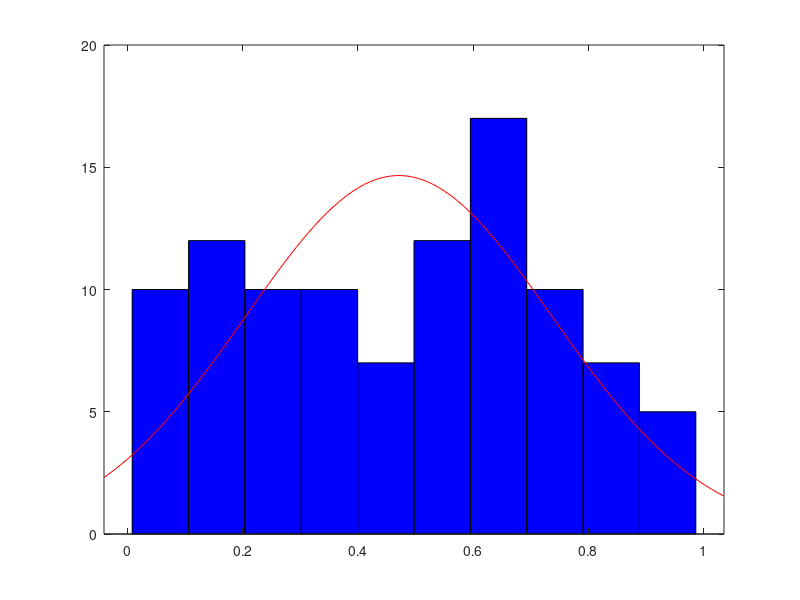
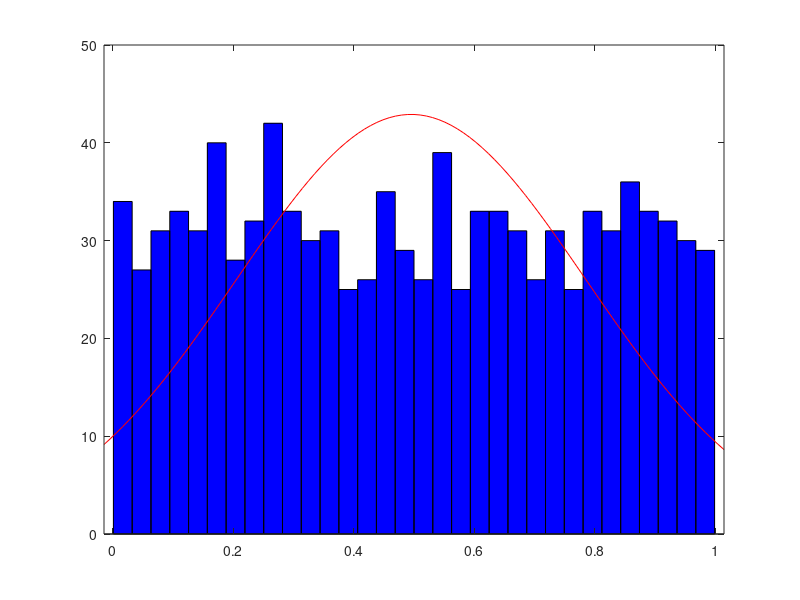
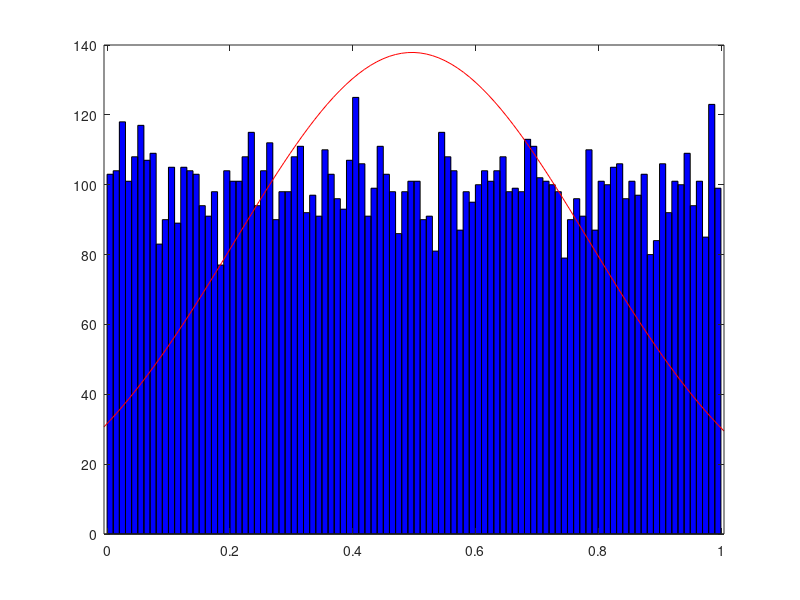
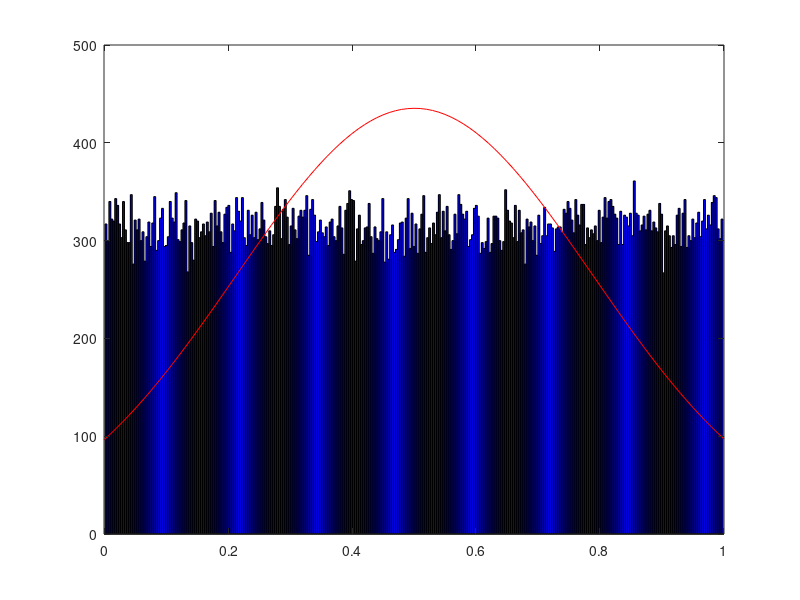

The MATLAB source for these figures, in order:
clear
sam_size = [100 1000 10000 100000 1000000 10000000];
for i = 1:length(sam_size)
    data = rand(1, sam_size(i));
    s = skewness(data);
    k = kurtosis(data);
    fprintf('%5.5f', '%5.5f\n', s, k);
    figure; histfit (data);
end
